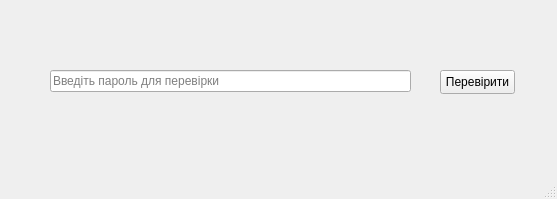
<?xml version="1.0" encoding="UTF-8"?>
<ui version="4.0">
 <class>Passwords</class>
 <widget class="QMainWindow" name="Passwords">
  <property name="geometry">
   <rect>
    <x>0</x>
    <y>0</y>
    <width>557</width>
    <height>199</height>
   </rect>
  </property>
  <property name="windowTitle">
   <string>Passwords</string>
  </property>
  <widget class="QWidget" name="centralwidget">
   <widget class="QLineEdit" name="lineEdit">
    <property name="geometry">
     <rect>
      <x>50</x>
      <y>70</y>
      <width>361</width>
      <height>22</height>
     </rect>
    </property>
    <property name="placeholderText">
     <string>Введіть пароль для перевірки</string>
    </property>
   </widget>
   <widget class="QPushButton" name="pushButton">
    <property name="geometry">
     <rect>
      <x>440</x>
      <y>70</y>
      <width>75</width>
      <height>24</height>
     </rect>
    </property>
    <property name="text">
     <string>Перевірити</string>
    </property>
   </widget>
   <widget class="QLabel" name="label">
    <property name="geometry">
     <rect>
      <x>50</x>
      <y>30</y>
      <width>461</width>
      <height>16</height>
     </rect>
    </property>
    <property name="text">
     <string/>
    </property>
   </widget>
  </widget>
  <widget class="QMenuBar" name="menubar">
   <property name="geometry">
    <rect>
     <x>0</x>
     <y>0</y>
     <width>557</width>
     <height>22</height>
    </rect>
   </property>
  </widget>
  <widget class="QStatusBar" name="statusbar"/>
 </widget>
 <resources/>
 <connections/>
</ui>
